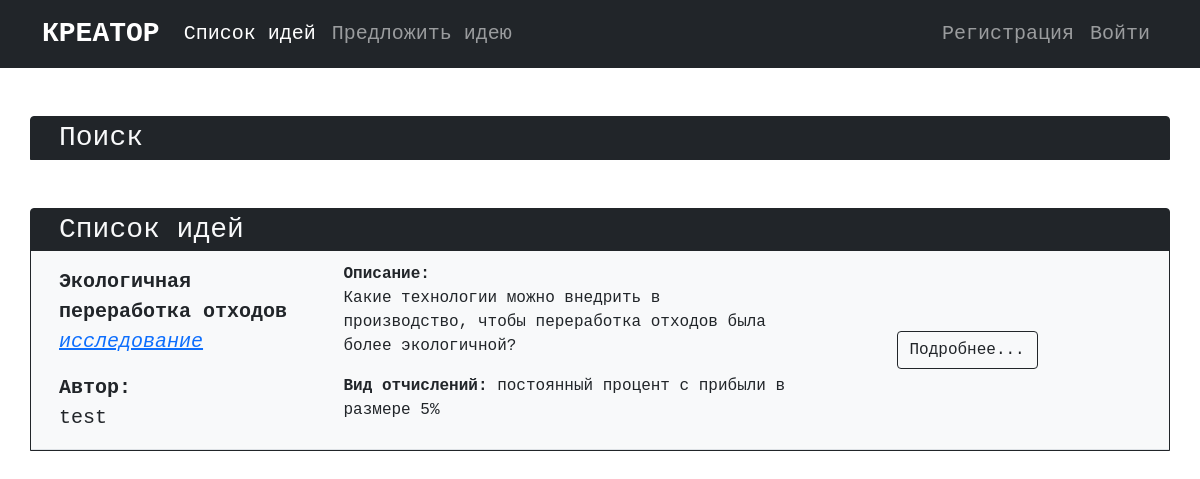
The app's page /ideas.php?search=3 with its own data.
### tables this page shows
CREATE TABLE `ideas` (
  `IdeaID` int NOT NULL,
  `Title` text NOT NULL,
  `CategoryID` int NOT NULL,
  `Description` text NOT NULL,
  `UserID` int NOT NULL,
  `FeeID` int NOT NULL,
  `FeeAmount` int NOT NULL,
  `StageID` int NOT NULL
);

CREATE TABLE `stages` (
  `StageID` int NOT NULL,
  `Title` text NOT NULL
);

CREATE TABLE `users` (
  `UserID` int NOT NULL,
  `FIO` text NOT NULL,
  `Login` varchar(20) NOT NULL,
  `Password` varchar(40) NOT NULL,
  `E-mail` varchar(40) NOT NULL,
  `Career` text NOT NULL,
  `Status` int NOT NULL
);

CREATE TABLE `fees` (
  `FeeID` int NOT NULL,
  `Title` text NOT NULL
);

### ideas.php (the view, shortened to what this page needs)
<html>
    <head>
        <link href="https://cdn.jsdelivr.net/npm/bootstrap@5.1.3/dist/css/bootstrap.min.css" rel="stylesheet">
    </head>
    <body class="font-monospace">
        <nav class="navbar navbar-expand-lg navbar-dark bg-dark">
            <div class="container">
                <a class="navbar-brand fs-3 fw-bold" href="/">КРЕАТОР</a>
                <div class="collapse navbar-collapse fs-5" id="navbarContent">
                    <ul class="navbar-nav me-auto">
                        <li class="nav-item">
                            <a class="nav-link active" aria-current="page" href="/ideas.php">Список идей</a>
                        </li>
                        <li class="nav-item">
                            <a class="nav-link" href="/suggest.php">Предложить идею</a>
                        </li>
                    </ul>
                    <ul class="navbar-nav">
                    <?php
                        if (!isset($_SESSION['userid']))
                        {
                            echo '<li class="nav-item">
                                <a class="nav-link" href="/registration.php">Регистрация</a>
                            </li>
                            <li class="nav-item">
                                <a class="nav-link" href="/login.php">Войти</a>
                            </li>';
                        }
                    ?>
                    </ul>
                </div>
            </div>
        </nav>
        <div class="container mt-5 mb-5 border border-dark rounded-top bg-dark">
            <div class="row text-light fs-3 ms-3" type="button" data-bs-toggle="collapse" data-bs-target="#searchIdea" aria-expanded="false" aria-controls="searchIdea">Поиск</div>
                        <?php
                            $database = mysqli_connect('localhost', 'root', '', 'creator');
                            $result = mysqli_query($database, "SELECT * FROM `stages`");
                        ?>
        </div>
        <div class="container mt-5 mb-5 border border-dark rounded-top bg-dark">
            <div class="row text-light fs-3 ms-3">Список идей</div>
            <?php
                $search = $_GET['search'];
                if (!isset($search))
                {
                    $result = mysqli_query($database, "SELECT * FROM `ideas`");
                }
                else
                {
                    $result = mysqli_query($database, "SELECT * FROM `ideas` WHERE `stageid` = $search");
                }
                if (mysqli_num_rows($result) > 0)
                {
                    while ($row = mysqli_fetch_row($result))
                    {
                        echo '<div class="row bg-light align-items-center border-bottom">';
                        echo '<div class="col-3 fs-5 ms-3 pt-3">';
                        echo '<p><b>'.$row[1];
                        $stage = mysqli_fetch_row(mysqli_query($database, "SELECT * FROM `stages` WHERE `stageid` = $row[7]"));
                        echo '</b><br><i><a href="/ideas.php?search='.$stage[0].'" class="link-primary">'.$stage[1].'</a></i></p>';
                        $author = mysqli_fetch_row(mysqli_query($database, "SELECT `login` FROM `users` WHERE `userid` = $row[4]"));
                        echo '<p><b>Автор:</b><br>'.$author[0].'</p>';
                        echo '</div>';
                        echo '<div class="col-5 fs-6">';
                        echo '<p><b>Описание:</b><br>'.$row[3].'</p>';
                        $fee = mysqli_fetch_row(mysqli_query($database, "SELECT * FROM `fees` WHERE `feeid` = $row[5]"));
                        if ($fee[0] == 1) { $fee_type = ' руб.'; }
                        else { $fee_type = '%'; }
                        echo '<p><b>Вид отчислений: </b>'.$fee[1].' в размере '.$row[6], $fee_type.'</p>';
                        echo '</div>';
                        echo '<div class="col-3 ms-auto">';
                        echo '<a class="btn btn-outline-dark" href="/idea.php?id='.$row[0].'" role="button">Подробнее...</a>';
                        echo '</div>';
                        echo '</div>';
                    }
                }
                else
                {
                    echo '<div class="row bg-light">';
                    echo '<p class=" fs-5 ms-3 pt-3">нет идей ;(</p>';
                    echo '</div>';
                }
            ?>
        </div>
    </body>
</html>

### records on screen
ideas: Title "Экологичная переработка отходов", StageID.Title "исследование", UserID.Login "test", Description "Какие технологии можно внедрить в производство, чтобы переработка отходов была более экологичной?", FeeID.Title "постоянный процент с прибыли", FeeAmount "5", FeeID.FeeID "%"
